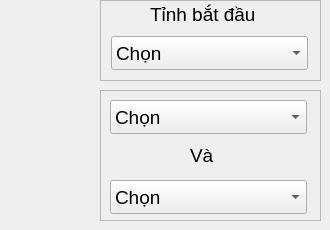
       <widget class="QWidget" name="input_DBSH">
        <widget class="QFrame" name="frame_6">
         <property name="geometry">
          <rect>
           <x>100</x>
           <y>0</y>
           <width>221</width>
           <height>81</height>
          </rect>
         </property>
         <property name="frameShape">
          <enum>QFrame::StyledPanel</enum>
         </property>
         <property name="frameShadow">
          <enum>QFrame::Plain</enum>
         </property>
         <widget class="QComboBox" name="tinh_xp_DBSH">
          <property name="enabled">
           <bool>true</bool>
          </property>
          <property name="geometry">
           <rect>
            <x>11</x>
            <y>36</y>
            <width>197</width>
            <height>34</height>
           </rect>
          </property>
          <property name="font">
           <font>
            <pointsize>14</pointsize>
           </font>
          </property>
          <item>
           <property name="text">
            <string>Chọn</string>
           </property>
          </item>
          <item>
           <property name="text">
            <string>Vĩnh Phúc</string>
           </property>
          </item>
          <item>
           <property name="text">
            <string>Hà Nội</string>
           </property>
          </item>
          <item>
           <property name="text">
            <string>Bắc Ninh</string>
           </property>
          </item>
          <item>
           <property name="text">
            <string>Hải Dương</string>
           </property>
          </item>
          <item>
           <property name="text">
            <string>Hưng Yên</string>
           </property>
          </item>
          <item>
           <property name="text">
            <string>Hà Nam</string>
           </property>
          </item>
          <item>
           <property name="text">
            <string>Hải Phòng</string>
           </property>
          </item>
          <item>
           <property name="text">
            <string>Thái Bình</string>
           </property>
          </item>
          <item>
           <property name="text">
            <string>Nam Định</string>
           </property>
          </item>
          <item>
           <property name="text">
            <string>Ninh Bình</string>
           </property>
          </item>
         </widget>
         <widget class="QLabel" name="label_13">
          <property name="geometry">
           <rect>
            <x>50</x>
            <y>0</y>
            <width>129</width>
            <height>28</height>
           </rect>
          </property>
          <property name="font">
           <font>
            <pointsize>14</pointsize>
           </font>
          </property>
          <property name="text">
           <string>Tỉnh bắt đầu</string>
          </property>
         </widget>
        </widget>
        <widget class="QFrame" name="frame_7">
         <property name="geometry">
          <rect>
           <x>100</x>
           <y>90</y>
           <width>221</width>
           <height>131</height>
          </rect>
         </property>
         <property name="frameShape">
          <enum>QFrame::StyledPanel</enum>
         </property>
         <property name="frameShadow">
          <enum>QFrame::Plain</enum>
         </property>
         <widget class="QLabel" name="label_14">
          <property name="geometry">
           <rect>
            <x>90</x>
            <y>50</y>
            <width>31</width>
            <height>31</height>
           </rect>
          </property>
          <property name="font">
           <font>
            <pointsize>14</pointsize>
           </font>
          </property>
          <property name="text">
           <string>Và</string>
          </property>
         </widget>
         <widget class="QComboBox" name="tinh_di_DBSH">
          <property name="enabled">
           <bool>true</bool>
          </property>
          <property name="geometry">
           <rect>
            <x>10</x>
            <y>10</y>
            <width>197</width>
            <height>34</height>
           </rect>
          </property>
          <property name="font">
           <font>
            <pointsize>14</pointsize>
           </font>
          </property>
          <item>
           <property name="text">
            <string>Chọn</string>
           </property>
          </item>
          <item>
           <property name="text">
            <string>Vĩnh Phúc</string>
           </property>
          </item>
          <item>
           <property name="text">
            <string>Hà Nội</string>
           </property>
          </item>
          <item>
           <property name="text">
            <string>Bắc Ninh</string>
           </property>
          </item>
          <item>
           <property name="text">
            <string>Hải Dương</string>
           </property>
          </item>
          <item>
           <property name="text">
            <string>Hưng Yên</string>
           </property>
          </item>
          <item>
           <property name="text">
            <string>Hà Nam</string>
           </property>
          </item>
          <item>
           <property name="text">
            <string>Hải Phòng</string>
           </property>
          </item>
          <item>
           <property name="text">
            <string>Thái Bình</string>
           </property>
          </item>
          <item>
           <property name="text">
            <string>Nam Định</string>
           </property>
          </item>
          <item>
           <property name="text">
            <string>Ninh Bình</string>
           </property>
          </item>
         </widget>
         <widget class="QComboBox" name="tinh_ve_DBSH">
          <property name="enabled">
           <bool>true</bool>
          </property>
          <property name="geometry">
           <rect>
            <x>10</x>
            <y>90</y>
            <width>197</width>
            <height>34</height>
           </rect>
          </property>
          <property name="font">
           <font>
            <pointsize>14</pointsize>
           </font>
          </property>
          <item>
           <property name="text">
            <string>Chọn</string>
           </property>
          </item>
          <item>
           <property name="text">
            <string>Vĩnh Phúc</string>
           </property>
          </item>
          <item>
           <property name="text">
            <string>Hà Nội</string>
           </property>
          </item>
          <item>
           <property name="text">
            <string>Bắc Ninh</string>
           </property>
          </item>
          <item>
           <property name="text">
            <string>Hải Dương</string>
           </property>
          </item>
          <item>
           <property name="text">
            <string>Hưng Yên</string>
           </property>
          </item>
          <item>
           <property name="text">
            <string>Hà Nam</string>
           </property>
          </item>
          <item>
           <property name="text">
            <string>Hải Phòng</string>
           </property>
          </item>
          <item>
           <property name="text">
            <string>Thái Bình</string>
           </property>
          </item>
          <item>
           <property name="text">
            <string>Nam Định</string>
           </property>
          </item>
          <item>
           <property name="text">
            <string>Ninh Bình</string>
           </property>
          </item>
         </widget>
        </widget>
       </widget>
